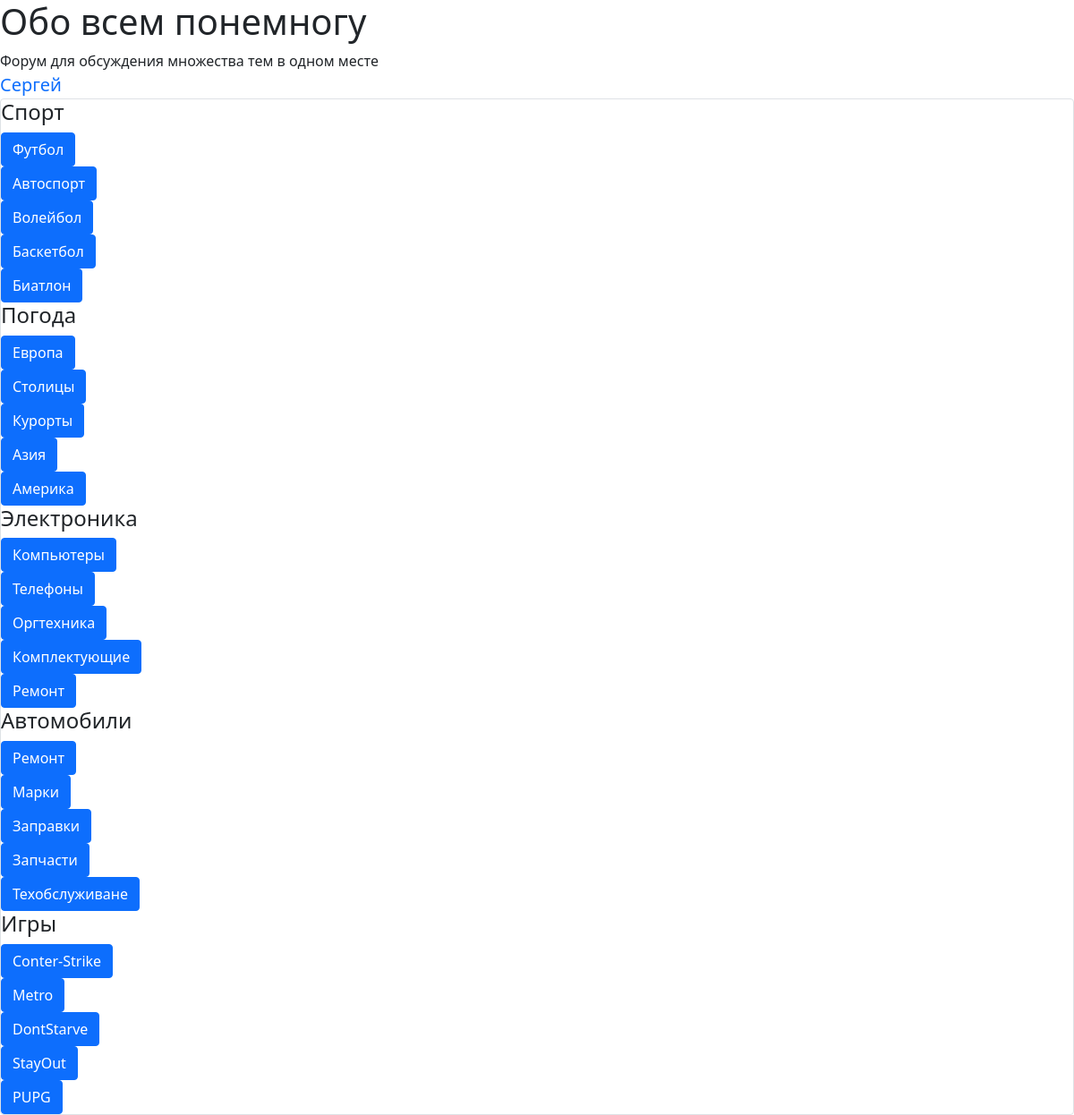
Screenshot of / (signed in) with the database file from the repository.
### data/user.py (models this page shows, shortened)
class User(SqlAlchemyBase, UserMixin):
    __tablename__ = 'user'
    id = sqlalchemy.Column(sqlalchemy.Integer, primary_key=True, autoincrement=True)
    name = sqlalchemy.Column(sqlalchemy.String, nullable=True)
    email = sqlalchemy.Column(sqlalchemy.String, index=True, unique=True, nullable=True)
    photo = sqlalchemy.Column(sqlalchemy.String, nullable=True)
    hashed_password = sqlalchemy.Column(sqlalchemy.String, nullable=True)
    modified_date = sqlalchemy.Column(sqlalchemy.DateTime, default=datetime.datetime.now)
    topic = orm.relation("Topic", back_populates='user')
    message = orm.relation("Message", back_populates='user')

### data/category.py (models this page shows)
class Category(SqlAlchemyBase):
    __tablename__ = 'category'
    id = sqlalchemy.Column(sqlalchemy.Integer, primary_key=True, autoincrement=True)
    name = sqlalchemy.Column(sqlalchemy.String, nullable=True)
    subcategory = orm.relation("Subcategory", back_populates='category')

### data/subcategory.py (models this page shows)
class Subcategory(SqlAlchemyBase):
    __tablename__ = 'subcategory'
    id = sqlalchemy.Column(sqlalchemy.Integer, primary_key=True, autoincrement=True)
    name = sqlalchemy.Column(sqlalchemy.String, nullable=True)
    category_id = sqlalchemy.Column(sqlalchemy.Integer, sqlalchemy.ForeignKey("category.id"))
    category = orm.relation('Category')
    topic = orm.relation("Topic", back_populates='subcategory')

### main.py (the view)
@app.route("/")
def index():
    db_sess = db_session.create_session()
    category = db_sess.query(Category)
    subcategory = db_sess.query(Subcategory)
    return render_template("index.html", category=category, subcategory=subcategory)

### data/db_session.py (called while the page is built)
def create_session() -> Session:
    global __factory
    return __factory()

### main.py (called while the page is built)
@login_manager.user_loader
def load_user(user_id):
    db_sess = db_session.create_session()
    return db_sess.query(User).get(user_id)

### templates/index.html (shortened to what this page needs)
<!DOCTYPE html>
<html lang="en">
    <head>
                    <link rel="stylesheet"
                    href="https://cdn.jsdelivr.net/npm/bootstrap@5.0.0-beta1/dist/css/bootstrap.min.css"
>
    </head>
    <body>
        <h1>Обо всем понемногу</h1>
        Форум для обсуждения множества тем в одном месте<br>
        {% if current_user.is_authenticated %}
            <a class="navbar-brand" href="/logout">{{ current_user.name }}</a>
        {% else %}
        <p>
            <a class="btn btn-primary " href="/register">Зарегистрироваться</a>
            <a class="btn btn-success" href="/login">Войти</a>
         </p>
        {% endif %}
        <div class="col-md6 border rounded">
        {% for i in category%}
            <h4>{{i.name}}</h4>
            {% for j in subcategory%}
                {% if i.id == j.category_id %}
                    <div>
                        <a class="btn btn-primary " href=subcategory/{{j.name}}>{{j.name}}</a>
                    </div>
                {% endif %}
            {% endfor %}
        {% endfor %}
        </div>
    </body>
</html>

### rows the page displays
User: name "Сергей"
Category: name "Спорт"
Subcategory: name "Футбол"
Subcategory: name "Автоспорт"
Subcategory: name "Волейбол"
Subcategory: name "Баскетбол"
Subcategory: name "Биатлон"
Category: name "Погода"
Subcategory: name "Европа"
Subcategory: name "Столицы"
Subcategory: name "Курорты"
Subcategory: name "Азия"
Subcategory: name "Америка"
Category: name "Электроника"
Subcategory: name "Компьютеры"
Subcategory: name "Телефоны"
Subcategory: name "Оргтехника"
Subcategory: name "Комплектующие"
Subcategory: name "Ремонт"
Category: name "Автомобили"
Subcategory: name "Ремонт"
Subcategory: name "Марки"
Subcategory: name "Заправки"
Subcategory: name "Запчасти"
Subcategory: name "Техобслуживане"
Category: name "Игры"
Subcategory: name "Conter-Strike"
Subcategory: name "Metro"
Subcategory: name "DontStarve"
Subcategory: name "StayOut"
Subcategory: name "PUPG"
